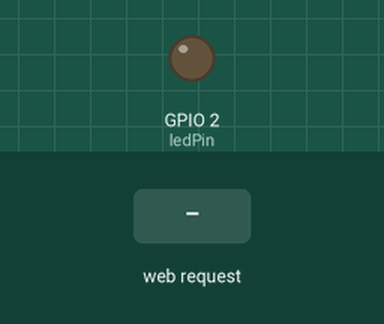
The sketch below on a simulated ESP8266 (NodeMCU). Shown: output pins drawn as LEDs (lit = HIGH). The inputs (shaded band) are chosen by the test bench. What the sketch prints to the serial monitor is not drawn.

Above: at 1.2 s.
1.3 s: HTTP request GET /myinfo received
At 2.6 s:
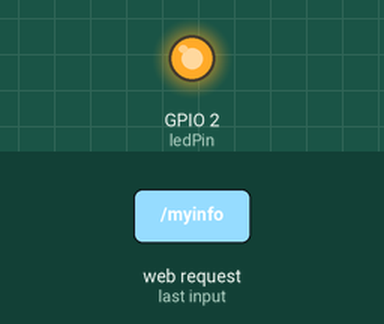
Timing chart, 0 to 4.3 s (numbered marks = the images above; inputs shaded):
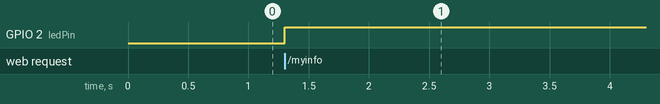

The sketch:

wifi_module.ino
```cpp
#include <ESP8266WiFi.h>

#include <WiFiClient.h>

#include <ESP8266WebServer.h>

const char *ssid = "test";

const char *password = "passwordd";
int ledPin = 2;

ESP8266WebServer server(80);

void handleLed() {

  if (digitalRead(ledPin) == LOW) {


    server.send(200, "text/json", "ledOn");
    GPOS = (1 << ledPin);
  } else if (digitalRead(ledPin) == HIGH) {

    server.send(200, "text/json", "ledOff");
    GPOC = (1 << ledPin);
  }

}

void setup() {


  Serial.begin(115200);

  Serial.println();
  pinMode(ledPin, OUTPUT);
  digitalWrite(ledPin, LOW);

  Serial.print("Configuring access point...");

  WiFi.softAP(ssid, password);

  IPAddress myIP = WiFi.softAPIP();

  Serial.print("AP IP address: ");

  Serial.println(myIP);

  server.on("/myinfo", handleLed);


  server.begin();

  Serial.println("HTTP server started");

}

void loop() {

  server.handleClient();

}
```

Measured:
- after the input at 1.3 s, GPIO 2 (ledPin): LOW → HIGH at once
